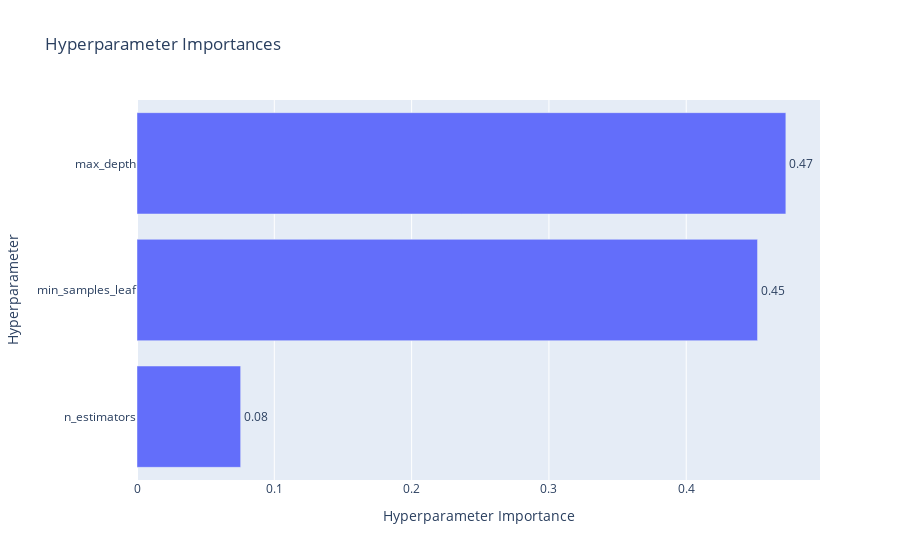

The code cell stored with this chart in its notebook:
### Markdown cell above
График важности гиперпараметров - помогает понять, какие гиперпараметры вносят больший вклад в минимизацию/максимизацию метрики.

### Code cell
optuna.visualization.plot_param_importances(study, target_name="f1_score")

### Figure 1 — Plotly figure (JSON) as saved in the notebook; plotly's stock layout.template omitted (floating-point values rounded to 4 significant figures)
{"data": [{"cliponaxis": false, "hovertemplate": ["n_estimators (IntDistribution): 0.07549986595725694<extra></extra>", "min_samples_leaf (IntDistribution): 0.4519375394917053<extra></extra>", "max_depth (IntDistribution): 0.47256259455103783<extra></extra>"], "name": "f1_score", "orientation": "h", "text": ["0.08", "0.45", "0.47"], "textposition": "outside", "type": "bar", "x": [0.0755, 0.4519, 0.4726], "y": ["n_estimators", "min_samples_leaf", "max_depth"]}], "layout": {"title": {"text": "Hyperparameter Importances"}, "xaxis": {"title": {"text": "Hyperparameter Importance"}}, "yaxis": {"title": {"text": "Hyperparameter"}}}}
